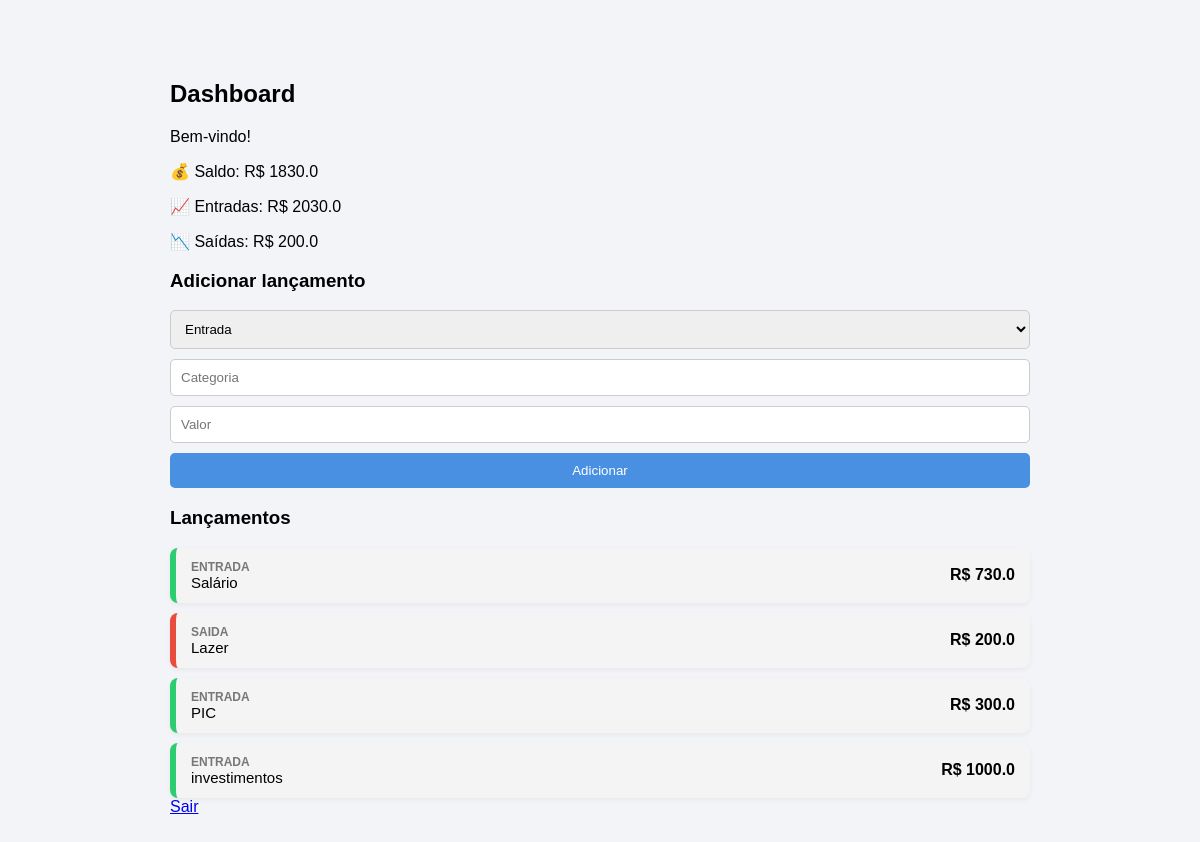
/dashboard (signed in), run on the app's committed database.
### models.py (models this page shows)
class Lancamento(db.Model):
    id = db.Column(db.Integer, primary_key=True)
    tipo = db.Column(db.String(10))
    categoria = db.Column(db.String(50))
    valor = db.Column(db.Float)
    data = db.Column(db.Date, default=date.today)
    usuario_id = db.Column(db.Integer, db.ForeignKey('usuario.id'))

### app.py (the view)
@app.route('/dashboard')
@login_required
def dashboard():
    lancamentos = Lancamento.query.filter_by(usuario_id=current_user.id).all()
    entradas = sum(l.valor for l in lancamentos if l.tipo == 'entrada')
    saidas = sum(l.valor for l in lancamentos if l.tipo == 'saida')
    saldo = entradas - saidas
    return render_template(
        'dashboard.html',
        entradas=entradas,
        saidas=saidas,
        saldo=saldo,
        lancamentos=lancamentos
    )

### app.py (called while the page is built)
@login_manager.user_loader
def load_user(user_id):
    return Usuario.query.get(int(user_id))

### templates/dashboard.html (shortened to what this page needs)
<!DOCTYPE html>
<html lang="pt-br">
<head>
    <link rel="stylesheet" href="{{ url_for('static', filename='style.css') }}">
</head>
<body>
<div class="container">
    <h2>Dashboard</h2>
    <p>Bem-vindo!</p>
    <div class="resumo">
        <p>💰 Saldo: R$ {{ saldo }}</p>
        <p>📈 Entradas: R$ {{ entradas }}</p>
        <p>📉 Saídas: R$ {{ saidas }}</p>
    </div>
    <h3>Adicionar lançamento</h3>
    <form method="post" action="/add">
        <select name="tipo" required>
            <option value="entrada">Entrada</option>
        </select>
        <input type="text" name="categoria" placeholder="Categoria" required>
        <input type="number" name="valor" step="0.01" placeholder="Valor" required>
        <button type="submit">Adicionar</button>
    </form>
    <h3>Lançamentos</h3>
    <div class="lancamentos">
        {% for l in lancamentos %}
            <div class="lancamento {{ l.tipo }}">
                <div class="lado-esquerdo">
                    <span class="tipo">{{ l.tipo }}</span>
                    <span class="categoria">{{ l.categoria }}</span>
                </div>
                <div class="valor">
                    R$ {{ l.valor }}
                </div>
            </div>
        {% else %}
            <p>Nenhum lançamento ainda</p>
        {% endfor %}
    </div>
    <a href="{{ url_for('logout') }}">Sair</a>
</div>
</body>
</html>

### static/style.css (style rules this page uses)
* { box-sizing: border-box; }
body { margin: 0; font-family: Arial, sans-serif; background: #f2f4f8; }
.container { max-width: 900px; margin: 40px auto; padding: 20px; }
.entrada { background: #2ecc71; }
.saida { background: #e74c3c; }
form { display: grid; gap: 10px; }
input, select, button { padding: 10px; border-radius: 5px; border: 1px solid #ccc; }
button { background: #4a90e2; color: white; border: none; cursor: pointer; }
.lancamentos { margin-top: 15px; display: flex; flex-direction: column; gap: 10px; }
.lancamento { display: flex; justify-content: space-between; align-items: center; padding: 12px 15px; border-radius: 8px; background: #f4f4f4; box-shadow: 0 2px 5px rgba(0,0,0,0.05); }
.lancamento.entrada { border-left: 6px solid #2ecc71; }
.lancamento.saida { border-left: 6px solid #e74c3c; }
.lado-esquerdo { display: flex; flex-direction: column; }
.tipo { font-size: 12px; font-weight: bold; text-transform: uppercase; color: #777; }
.categoria { font-size: 15px; }
.valor { font-size: 16px; font-weight: bold; }

### data on the page
Lancamento: tipo "ENTRADA", categoria "Salário", valor "730.0"
Lancamento: tipo "SAIDA", categoria "Lazer", valor "200.0"
Lancamento: tipo "ENTRADA", categoria "PIC", valor "300.0"
Lancamento: tipo "ENTRADA", categoria "investimentos", valor "1000.0"

### other printed values
{{ saldo }} "1830.0"
{{ entradas }} "2030.0"
{{ saidas }} "200.0"
